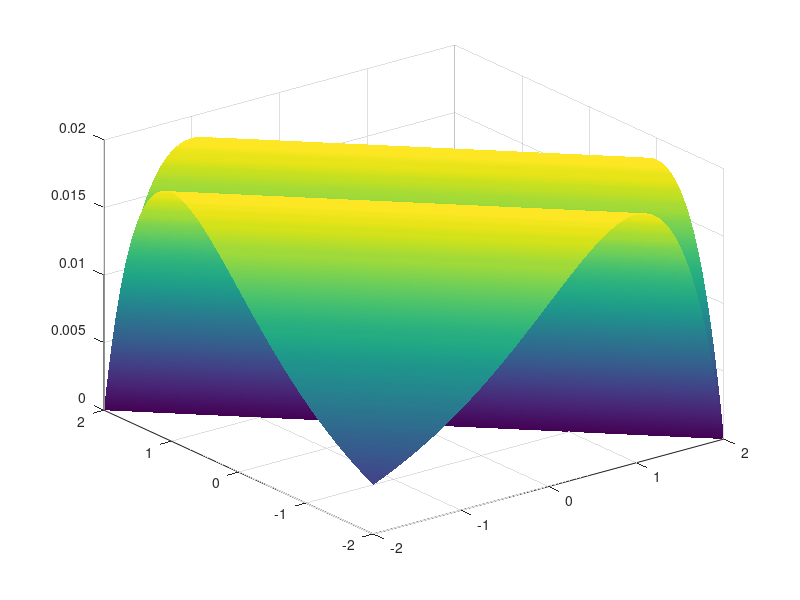

This chart was generated by the following MATLAB code: (Note: this script raises an error after producing the figure.)
clear;
clc;
close all;
x = linspace(-2, 2, 100);
y = linspace(-2, 2, 100);
[X, Y] = meshgrid(x, y);
Z = sin(abs(X + Y) / 20) .* exp(-abs(X + Y));
figure;
surf(X, Y, Z);
shading interp;
colormap parula;
xlabel('x');
ylabel('y');
zlabel('f(x,y)');
title('f(x,y) = sin(|x+y|/20)e^{-|x+y|}');
view(60, 60);
